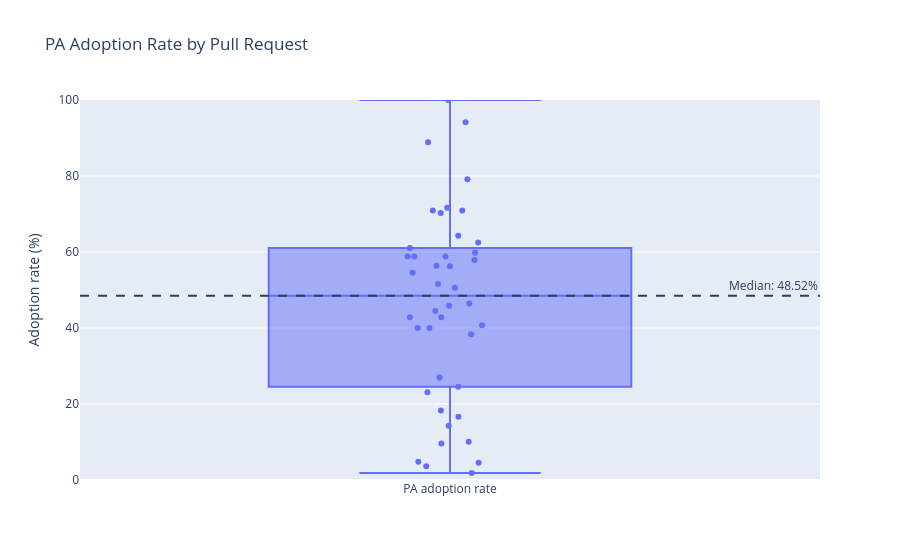

Write notebook code for a chart like this one.
### Code cell
import plotly.graph_objects as go

fig = go.Figure(go.Box(
    y=[item["Integration Rate (%)"] for item in integration_rates],
    name="PA adoption rate",
    boxpoints="all",
    jitter=0.3,
    pointpos=0,
))
fig.add_hline(
    y=median_rate,
    line_dash="dash",
    annotation_text=f"Median: {median_rate:.2f}%",
)
fig.update_layout(
    title="PA Adoption Rate by Pull Request",
    yaxis_title="Adoption rate (%)",
    yaxis_range=[0, 100],
    showlegend=False,
)
fig.show()

### Figure 1 — Plotly figure (JSON) as saved in the notebook; plotly's stock layout.template omitted (floating-point values rounded to 4 significant figures)
{"data": [{"boxpoints": "all", "jitter": 0.3, "name": "PA adoption rate", "pointpos": 0, "type": "box", "y": [1.867, 3.623, 4.571, 4.805, 9.589, 10.04, 14.29, 16.67, 18.31, 23.08, 24.56, 26.96, 38.37, 40, 40, 40.74, 42.86, 42.86, 44.44, 45.83, 46.43, 50.6, 51.55, 54.55, 56.25, 56.36, 57.89, 58.82, 58.82, 58.82, 59.8, 61.03, 62.5, 64.29, 70.27, 70.9, 70.94, 71.62, 79.14, 88.89, 94.12, 100]}], "layout": {"annotations": [{"showarrow": false, "text": "Median: 48.52%", "x": 1, "xanchor": "right", "xref": "x domain", "y": 48.52, "yanchor": "bottom", "yref": "y"}], "shapes": [{"line": {"dash": "dash"}, "type": "line", "x0": 0, "x1": 1, "xref": "x domain", "y0": 48.52, "y1": 48.52, "yref": "y"}], "showlegend": false, "title": {"text": "PA Adoption Rate by Pull Request"}, "yaxis": {"range": [0, 100], "title": {"text": "Adoption rate (%)"}}}}
